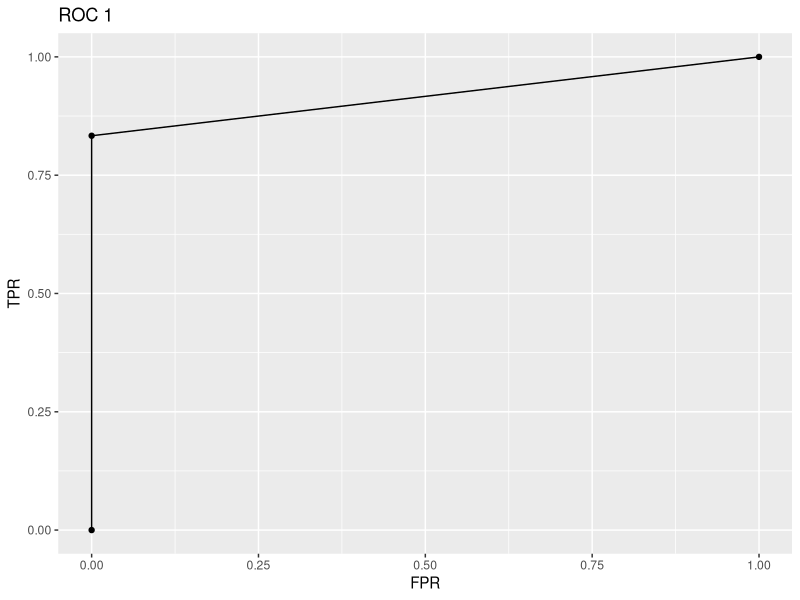
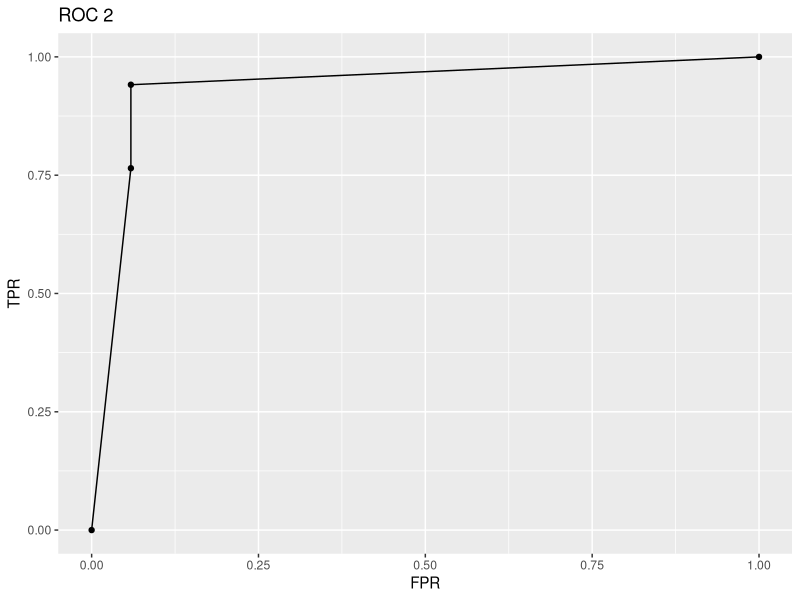
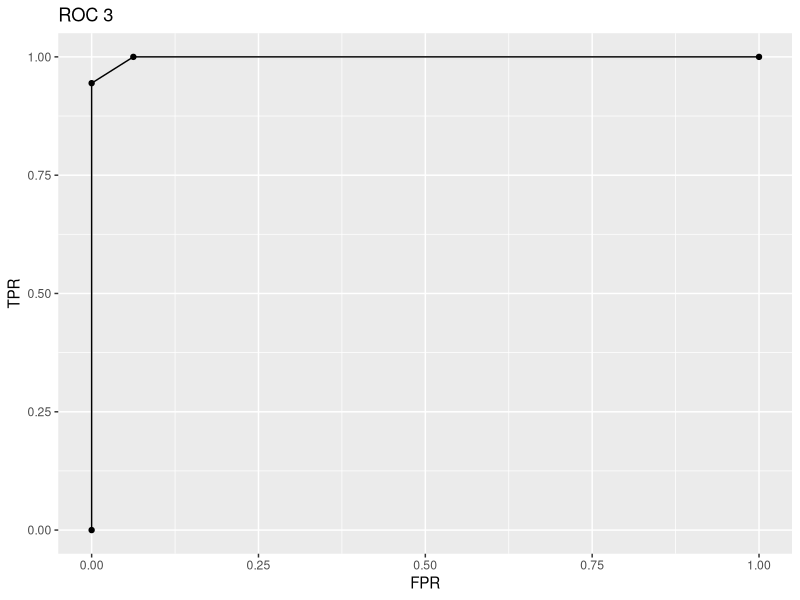
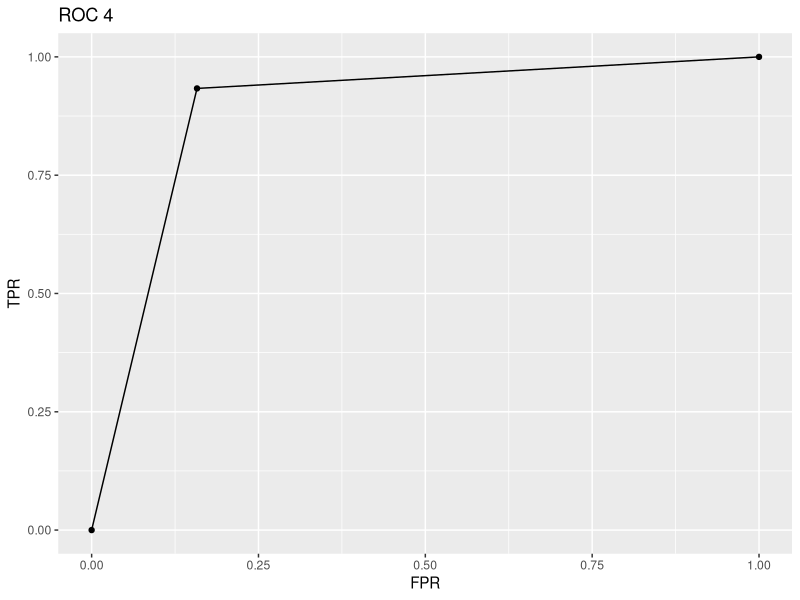
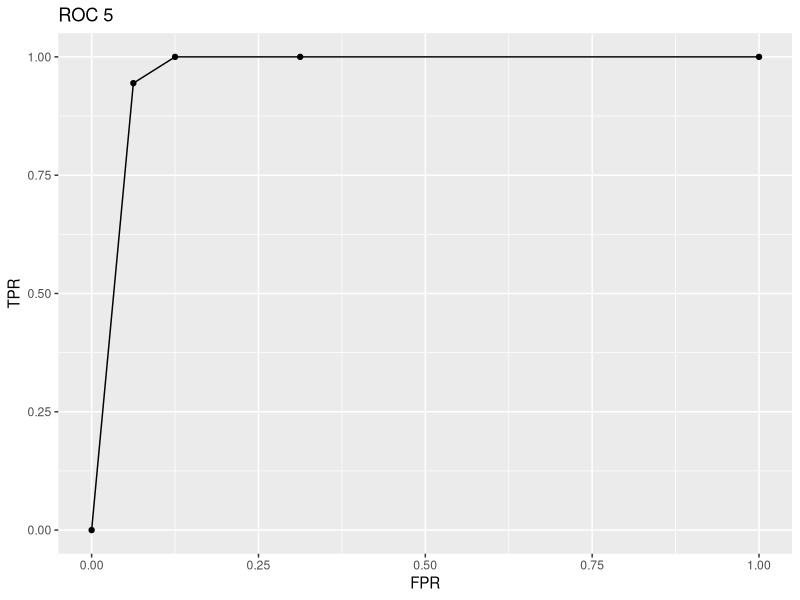
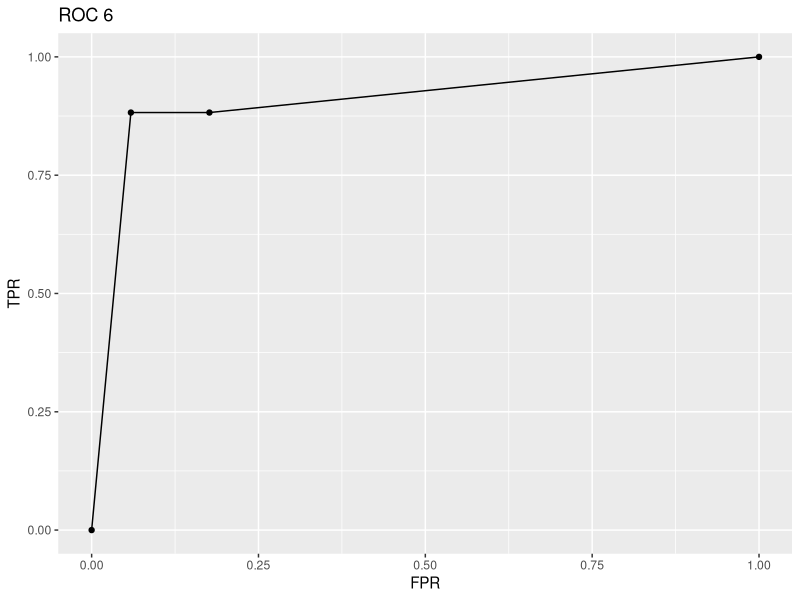

Write R code to recreate these figures, in order.
#Computing id: nb7ug
#Name: Niharika Reddy

library(datasets)
library(tidyverse)
library(ggplot2)


# Defining classification probability function
classify<-function(x){
  versicolor.count<-nrow(x %>% filter(Species=='versicolor'))
  versicolor.prob<-versicolor.count/nrow(x)
  return (versicolor.prob)
}


# Defining purity of region function
purity<-function(x){
  if(length(unique(x$Species))==1){
    return ("True")}
else{
  return("False")
}
}



#Defining function to get potential splits

potential.splits<-function(x){
  potential_split_ls <- list()
  for(col in 1:(ncol(x)-1) ) {
    levels<-(max(x[,col])-min(x[,col]))/10
    counter =1
    potential_split_ls[[col]] <- numeric(0)
    while((min(x[,col])+levels*counter)<(max(x[,col]))){
      split = min(x[,col])+levels*counter
      potential_split_ls[[col]] <- c(potential_split_ls[[col]],split)
      counter = counter+1
    }
  }
  return(potential_split_ls)
}


# Defining the function to split into 2 regions and give indices of those regions
region<-function(x,col,split){
  R1<-which(x[,col]<split)
  R2<-which(x[,col]>=split)
  return(list(R1,R2))
}

#Defining function for weighted gini index
gini<-function(df,x){
  r1<-df[x[[1]],]
  r2<-df[x[[2]],]
  gini<-(nrow(r1)/((nrow(r1)+nrow(r2)))*((classify(r1)^2)+(1-classify(r1))^2))+(nrow(r2)/((nrow(r1)+nrow(r2)))*((classify(r2)^2)+(1-classify(r2))^2))
  return(gini)
}


# Defining the function to get the best split
best_split<-function(df,pot.split){
  overall.gini=0
  for(i in 1:length(pot.split)){
    for(x in pot.split[[i]]){
      r=region(df, i, x)
      current.gini<-gini(df,r)
      if(current.gini>overall.gini){
        overall.gini<-current.gini
        best_split_col<-i
        best_split_val<-x
        }
    }
    
  }
  return(list(best_split_col, best_split_val))
}


#Defining the function to fit decision tree

fit.decision.tree<-function(df,m){
  if((purity(df)!="True")&(nrow(df)>m))# Setting the stopping criteria: Stop if node is pure or no. of obersvations<=x
 {
    potential_splits<-potential.splits(df)
    best.split<-best_split(df,potential_splits)
    reg<-region(df, best.split[[1]],best.split[[2]])
    true_ans <- fit.decision.tree(df[reg[[1]],],m)
    false_ans<-fit.decision.tree(df[reg[[2]],],m)
    tree<-list(split_col=best.split[[1]],split_val = best.split[[2]], left.subtree=true_ans, right.subtree=false_ans)
  }
  else{
    
    return(list(data=df, probability = classify(df)))
  }
  return(tree)
}

#Creating the prediction function
pred<-function(x,y){
tree.test<-y
prediction<-c()
for( i in 1: nrow(x)){
  while(is.null(y$data)){
    if(x[i,][y$split_col]<y$split_val){
      y<-y$left.subtree
    }
    else{
      y<-y$right.subtree
    }
  }
  prediction<- c(prediction,y$probability)
  y<-tree.test
}
return(prediction)
}


#Subsetting the dataset to exclude setoisa
iris.df<- filter(iris, Species!="setosa")
head(iris.df)


for(p in 1:6){
  # Shuffling the dataset and creating the training and testing dataset

  set.seed(p+100)
  train<-sample(nrow(iris.df), 2/3*nrow(iris.df))
  iris.train<-iris.df[train,]
  iris.test<-iris.df[-train,]
  
  #Fitting the decision tree
  tree<-fit.decision.tree(iris.train,p+1)#Fitting the tree with different stopping criteria
  

  
  #Predicting the probabilities in the test dataset
  prediction<-pred(iris.test, tree)
  
  iris.test$Species<- ifelse(iris.test$Species=="versicolor", 1,0)
  
  #ROC
  
  iris.test.prediction<-cbind(iris.test, prediction)
  
  iris.test.prediction$Classification<-NA
  unique<-c(unique(iris.test.prediction$prediction),-1)
  TPR_FPR<-data.frame(matrix(NA,nrow=length(unique), ncol = 3))
  colnames(TPR_FPR)<-c("Threshold","TPR", "FPR")
  counter=1
  
  for (t in unique){
    t_count<-0
    f_count<-0
    for(i in 1:nrow(iris.test.prediction)){
      iris.test.prediction$Classification[i]<-ifelse(iris.test.prediction$prediction[i]>t,1,0)
      
      if((iris.test.prediction$Classification[i]==1)&(iris.test.prediction$Species[i]==1)){
        t_count = t_count+1   
      }
      if((iris.test.prediction$Classification[i]==1)&(iris.test.prediction$Species[i]==0)){
        f_count = f_count+1   
      }
    }
    TPR_FPR$Threshold[counter]<-t
    TPR_FPR$TPR[counter]<-t_count
    TPR_FPR$FPR[counter]<-f_count
    counter =  counter+1
  }
  
  #calculation of true positive and true negative rate sfor each threshold
  TPR_FPR$TPR <- TPR_FPR$TPR/sum(iris.test.prediction$Species==1)
  TPR_FPR$FPR <- TPR_FPR$FPR/sum(iris.test.prediction$Species==0)
  
  ROC_plot<-ggplot(data = arrange(TPR_FPR,desc(Threshold)),
         aes(x=FPR, y= TPR))+geom_point() + geom_line() + ylim(c(0,1)) + xlim(c(0,1))+ggtitle(paste("ROC",p))
  #print tree for each iteration
  print(tree)
  #Print ROC plot for each iteration
  print(ROC_plot)
  
}








